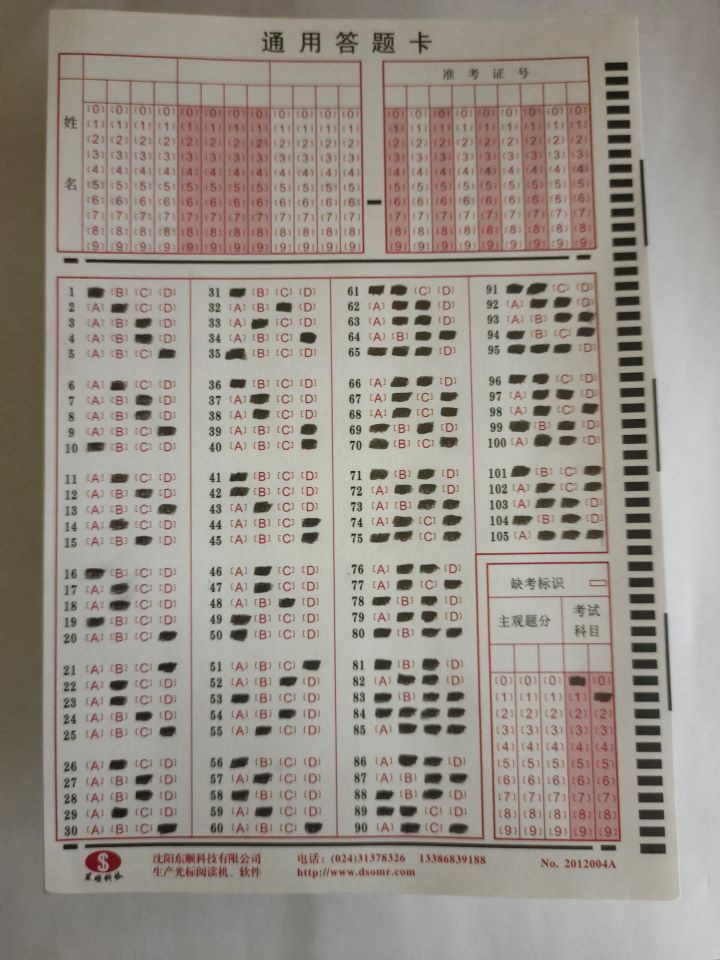
#> input picture img/imgAnswer.jpg, 720 x 960 px
$ python main.py
#> lines starting #> are read from the running program, lines starting #| are printed output that depends on the picture; after the words box and inside, x2 and y2 are one past the last pixel; in counts of white or black regions, pixels touching at a corner belong together
### main/utils.py
import numpy as np
import cv2 as cv


# 获取矩形区域
def getContoursRect(contours):
    contoursRect = []
    for contour in contours:
        area = cv.contourArea(contour)
        if area > 10000:
            perimeter = cv.arcLength(contour, True)
            approx = cv.approxPolyDP(contour, 0.02 * perimeter, True)
            if len(approx) == 4 or len(approx) == 6:
                contoursRect.append(contour)
    contoursRect = sorted(contoursRect, key=cv.contourArea, reverse=True)
    return contoursRect


# 获取矩形轮廓的四角
def getCornerPoints(cont):
    peri = cv.arcLength(cont, True)
    approx = cv.approxPolyDP(cont, 0.02 * peri, True)
    return approx


# 获取选项的矩形区域
def getContourChoice(contours):
    contoursRect = []
    for contour in contours:
        area = cv.contourArea(contour)
        if area > 10000:
            perimeter = cv.arcLength(contour, True)
            approx = cv.approxPolyDP(contour, 0.02 * perimeter, True)
            if len(approx) == 4:
                contoursRect.append(contour)
    contoursRect = sorted(contoursRect, key=cv.contourArea, reverse=True)
    return contoursRect


# 排序各列选项栏
def reorderContourChoice(contours):
    myReorderContours = []
    contoursNew = np.sum(contours, 1)
    contoursNew = contoursNew[:, :, 0].reshape(4)
    for i in range(4):
        myReorderContours.append(contours[np.argsort(contoursNew)[i]])
    return myReorderContours


# 排序矩形四角的坐标
def reorderContoursPoints(points):
    pointsNew = {}
    for key, point in points.items():
        point = point.reshape((4, 2))
        pointNew = np.zeros((4, 1, 2), np.int32)
        add = point.sum(1)
        pointNew[0] = point[np.argmin(add)]  # [0,0]
        pointNew[3] = point[np.argmax(add)]  # [w,h]
        diff = np.diff(point, axis=1)
        pointNew[1] = point[np.argmin(diff)]  # [w,0]
        pointNew[2] = point[np.argmax(diff)]  # [0,h]
        pointsNew[key] = pointNew
    return pointsNew


# 姓名栏选项的划分
def splitNameBoxes(img):
    cols = np.hsplit(img[:, :324], 12)
    boxes = []
    for i in range(12):
        line = []
        rows = np.vsplit(cols[i], 10)
        for j in range(10):
            line.append(rows[j])
        boxes.append(line)
    return boxes


# 准考证号栏选项的划分
def splitAdmissionBoxes(img):
    cols = np.hsplit(img, 9)
    boxes = []
    for i in range(9):
        line = []
        rows = np.vsplit(cols[i], 10)
        for j in range(10):
            line.append(rows[j])
        boxes.append(line)
    return boxes


# 缺考栏选项的划分
def splitMissExamBoxes(img):
    cols = np.hsplit(img, 5)
    boxes = []
    for i in range(5):
        line = []
        rows = np.vsplit(cols[i], 10)
        for j in range(10):
            line.append(rows[j])
        boxes.append(line)
    return boxes


# 前三个选择栏选项的划分
def splitTheFirstThreeColumnChoiceBoxes(img):
    blocks = np.vsplit(img, 6)
    boxes = []
    # 第一部分
    rows = np.vsplit(blocks[0][5:70, :], 5)
    for j in range(5):
        cols = np.hsplit(rows[j], 4)
        line = []
        for k in range(4):
            line.append(cols[k])
        boxes.append(line)
    # 第二部分
    rows = np.vsplit(blocks[1][5:75, :], 5)
    for j in range(5):
        cols = np.hsplit(rows[j], 4)
        line = []
        for k in range(4):
            line.append(cols[k])
        boxes.append(line)
    # 第三部分
    rows = np.vsplit(blocks[2][5:75, :], 5)
    for j in range(5):
        cols = np.hsplit(rows[j], 4)
        line = []
        for k in range(4):
            line.append(cols[k])
        boxes.append(line)
    # 第四部分
    rows = np.vsplit(blocks[3][10:75, :], 5)
    for j in range(5):
        cols = np.hsplit(rows[j], 4)
        line = []
        for k in range(4):
            line.append(cols[k])
        boxes.append(line)
    # 第五部分
    rows = np.vsplit(blocks[4][10:80, :], 5)
    for j in range(5):
        cols = np.hsplit(rows[j], 4)
        line = []
        for k in range(4):
            line.append(cols[k])
        boxes.append(line)
    # 第六部分
    rows = np.vsplit(blocks[5][10:80, :], 5)
    for j in range(5):
        cols = np.hsplit(rows[j], 4)
        line = []
        for k in range(4):
            line.append(cols[k])
        boxes.append(line)
    return boxes


# 第四个选择栏选项的划分
def splitTheFourthColumnChoiceBoxes(img):
    blocks = np.vsplit(img, 3)
    boxes = []
    # 第一部分
    rows = np.vsplit(blocks[0][10:140, :], 5)
    for j in range(5):
        cols = np.hsplit(rows[j], 4)
        line = []
        for k in range(4):
            line.append(cols[k])
        boxes.append(line)
    # 第二部分
    rows = np.vsplit(blocks[1][10:140, :], 5)
    for j in range(5):
        cols = np.hsplit(rows[j], 4)
        line = []
        for k in range(4):
            line.append(cols[k])
        boxes.append(line)
    # 第三部分
    rows = np.vsplit(blocks[2][15:145, :], 5)
    for j in range(5):
        cols = np.hsplit(rows[j], 4)
        line = []
        for k in range(4):
            line.append(cols[k])
        boxes.append(line)

    return boxes


# 姓名栏,准考证栏,缺考栏填涂检测
def detectNameAdmissionMiss(darryBoxes, number, optionNumber):
    choice = []
    for i in range(number):
        id = -1
        min = -1
        for j in range(optionNumber):
            if cv.countNonZero(darryBoxes[i][j]) >= min:
                min = cv.countNonZero(darryBoxes[i][j])
                id = j
        choice.append(id)
    return choice


# 单选填涂检测
def detectSingleChoice(darryBoxes, number, optionNumber, numberToLetter):
    choice = []
    choiceLetter = []
    for i in range(number):
        id = -1
        min = -1
        for j in range(optionNumber):
            if cv.countNonZero(darryBoxes[i][j]) >= min:
                min = cv.countNonZero(darryBoxes[i][j])
                id = j
        choice.append(id)
    for i in choice:
        choiceLetter.append(numberToLetter[i])
    return choiceLetter


# 多选填涂检测
def detectMultipleChoice(darryBoxes, number, optionNumber, numberToLetter):
    choice = []
    choiceLetter = []
    for i in range(number):
        listChoice = []
        for j in range(optionNumber):
            if cv.countNonZero(darryBoxes[i][j]) >= 100:
                listChoice.append(j)
        choice.append(listChoice)
    for choice in choice:
        strChoice = ""
        for i in choice:
            strChoice += numberToLetter[i]
        choiceLetter.append(strChoice)
    return choiceLetter

### main/main.py
import numpy as np
import cv2 as cv
import utils

####################################
path = "../img/imgAnswer.jpg"  # 图片地址
widthImg = 720  # 图片宽度
heightImg = 960  # 图片长度
questionNumber = 30  # 前三栏问题数
lastQuestionNumber = 15  # 最后一栏选题目数
nameNumber = 12  # 姓名栏选项数
admissionNumber = 9  # 准考证号栏选项数
missExamNumber = 5  # 缺考栏选项数
questionOptionNumber = 4  # 选择问题选项数
otherOptionNumber = 10  # 其他选项数
numberToLetter = {0: "A", 1: "B", 2: "C", 3: "D"}  # 数字对应的字母
answer = []  # 正确答案
####################################

if __name__ == "__main__":

    # 预处理
    image = cv.imread(path)
#> image is the input picture: shape (960, 720, 3); mean B, G, R 136.7, 145.3, 152.9
    image = cv.resize(image, (widthImg, heightImg))
    imgGray = cv.cvtColor(image, cv.COLOR_BGR2GRAY)
    imgBlur = cv.GaussianBlur(imgGray, (5, 5), 1)
    imgCanny = cv.Canny(imgBlur, 10, 50)
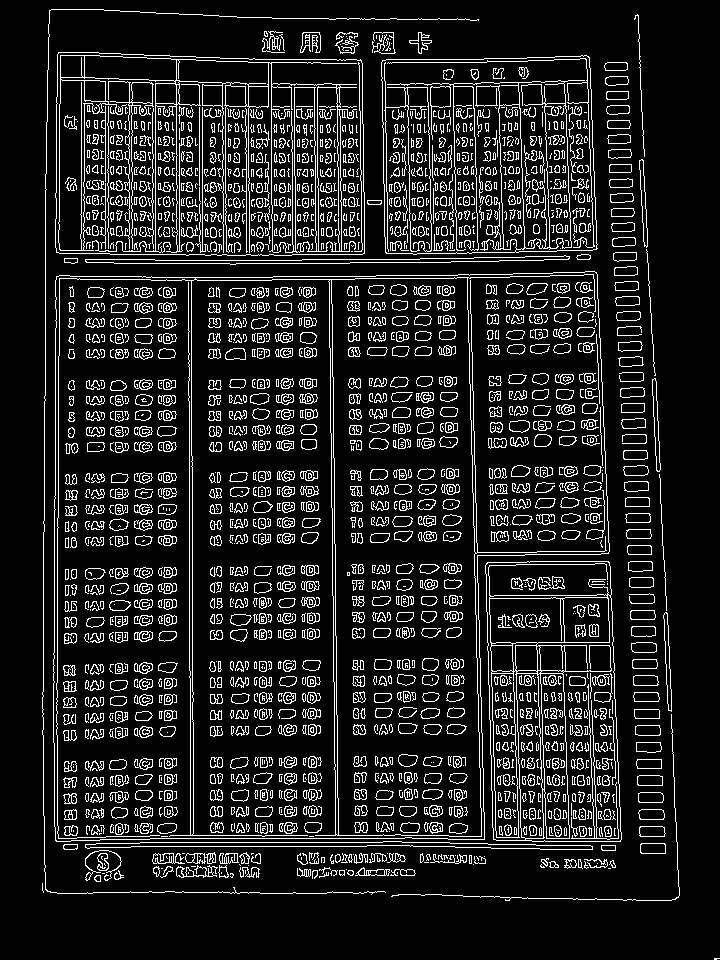
#> imgCanny: shape (960, 720); 12.3% white in thin lines or dots

    # 所有矩形填涂区域轮廓
    contours = cv.findContours(imgCanny, cv.RETR_EXTERNAL, cv.CHAIN_APPROX_NONE)[0]
#> contours = 164 contours, 70 with area under 20; largest, box (x1, y1, x2, y2) and area: (53, 271, 610, 842) 274151, (55, 52, 365, 256) 60651, (381, 55, 598, 255) 40682, (485, 561, 622, 842) 35194, (85, 841, 593, 850) 1972
    contoursRect = utils.getContoursRect(contours)
#> the loop in getContoursRect, `for contour in contours:` made 164 passes
#> (area, perimeter, approx) on passes 98, 141, 142: (35194.5, 821.2, [[487, 562], [493, 839], [620, 841], [609, 562]]), (40682, 819.4, [[589, 57], [382, 60], [385, 252], [596, 249]]), (60651, 1023.9, [[58, 52], [56, 252], [364, 253], [360, 59]])
#> after the loop in getContoursRect, `for contour in contours:`: contoursRect = 4 contours; box (x1, y1, x2, y2) and area: (53, 271, 610, 842) 274151, (55, 52, 365, 256) 60651, (381, 55, 598, 255) 40682, (485, 561, 622, 842) 35194

    # 提取矩形轮廓的四角
    contoursNeedHandle = {}

    contourName = utils.getCornerPoints(contoursRect[1])
#> in getCornerPoints, `peri = cv.arcLength(cont, True)`: peri = 1023.9
#> in getCornerPoints, `approx = cv.approxPolyDP(cont, 0.02 * peri, True)`: approx = [[58, 52], [56, 252], [364, 253], [360, 59]]
#> contourName = [[58, 52], [56, 252], [364, 253], [360, 59]]
    contourAdmission = utils.getCornerPoints(contoursRect[2])
#> contourAdmission = [[589, 57], [382, 60], [385, 252], [596, 249]]
    contourMissExam = utils.getCornerPoints(contoursRect[3])
#> contourMissExam = [[487, 562], [493, 839], [620, 841], [609, 562]]

    contoursNeedHandle["contourName"] = contourName
    contoursNeedHandle["contourAdmission"] = contourAdmission
    contoursNeedHandle["contourMissExam"] = contourMissExam

    # 单独处理选项区域
    mask = np.zeros(imgCanny.shape, np.uint8)
    cv.drawContours(mask, [contoursRect[0]], -1, (255, 255, 255), -1)
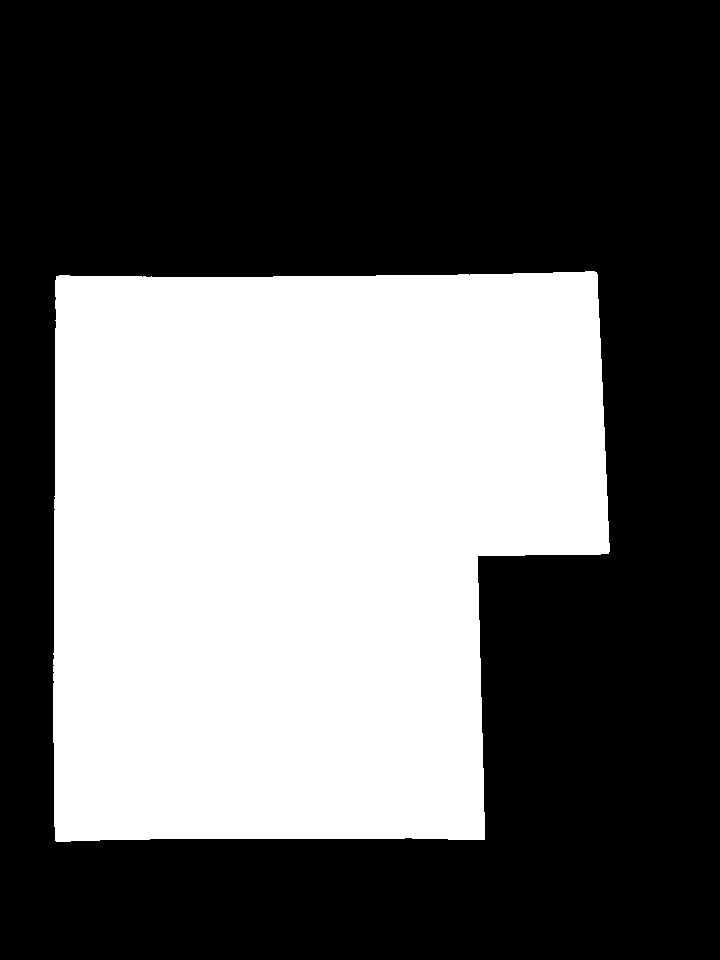
#> mask: shape (960, 720); 39.8% white; 1 white region, box (x1, y1, x2, y2) and area: (53, 271, 610, 842) 275266
    imgCannyChoice = cv.bitwise_and(imgCanny, imgCanny, mask=mask)
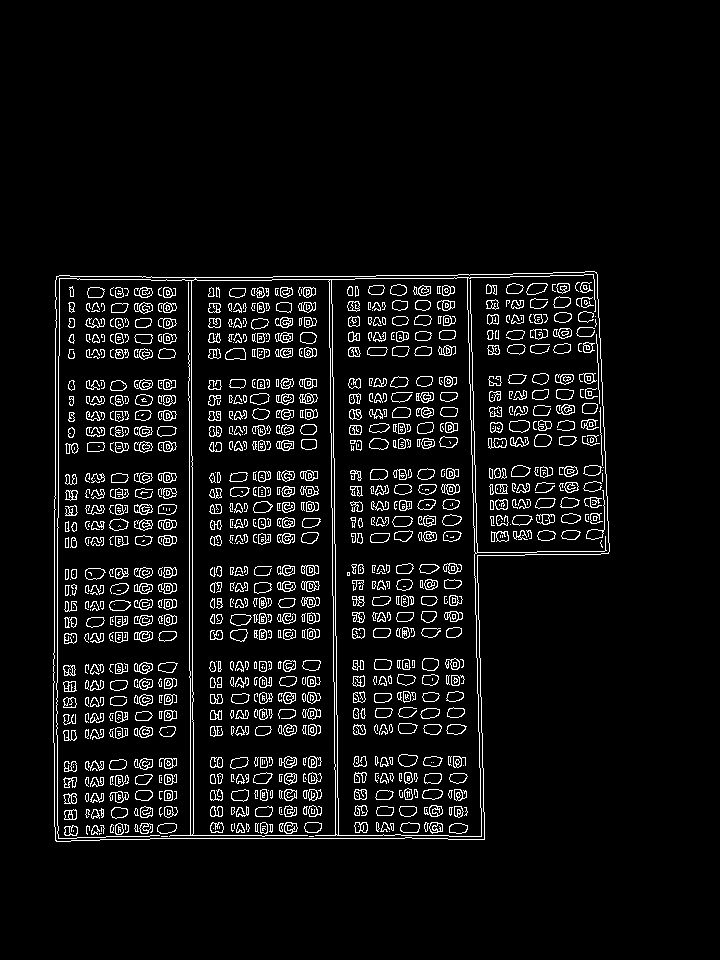
#> imgCannyChoice: shape (960, 720); 6.1% white in thin lines or dots, all inside (x1, y1, x2, y2) = (53, 271, 610, 842)
    kernel = np.ones((3, 3), np.uint8)
    imgMorphChoice = cv.morphologyEx(imgCannyChoice, cv.MORPH_CLOSE, kernel)
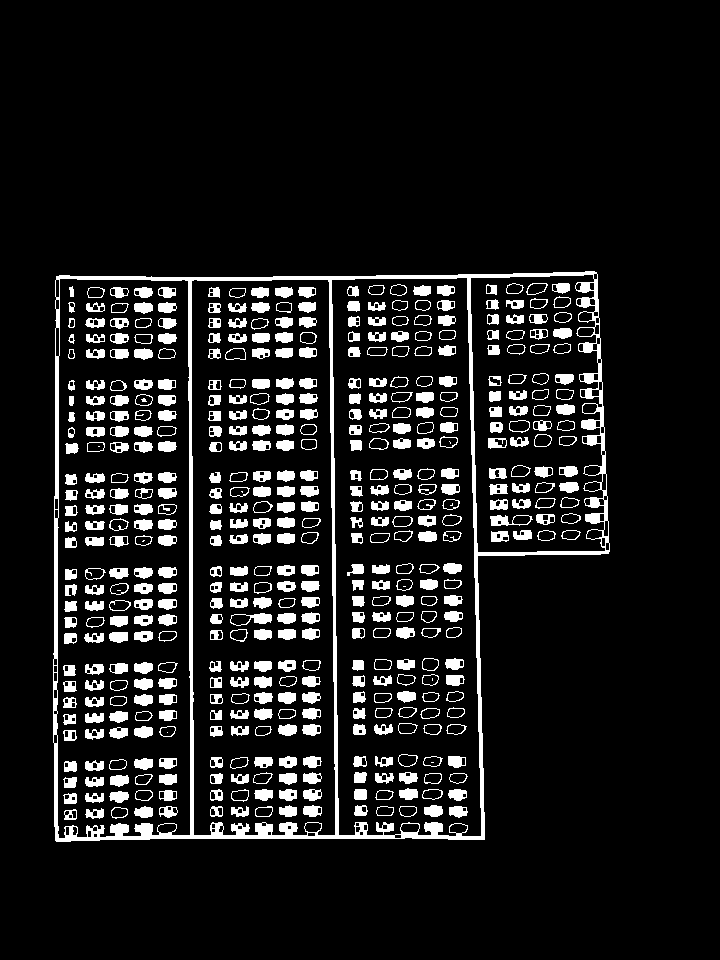
#> imgMorphChoice: shape (960, 720); 10.4% white; 505 white regions (11 under 20 px)
    contoursChoice = cv.findContours(imgMorphChoice, cv.RETR_LIST, cv.CHAIN_APPROX_NONE)[0]
#> contoursChoice = 1058 contours, 162 with area under 20; largest, box (x1, y1, x2, y2) and area: (53, 271, 610, 842) 274160, (191, 279, 336, 836) 76991, (331, 277, 482, 837) 76840, (56, 278, 191, 839) 72450, (470, 274, 606, 553) 32430
    contoursChoiceRect = utils.getContourChoice(contoursChoice)
#> the loop in getContourChoice, `for contour in contours:` made 1058 passes
#> (area, perimeter, approx) on passes 1052, 1054, 1055, 1056: (76991, 1576.7, [[194, 279], [329, 282], [334, 835], [193, 834]]), (72450, 1566.5, [[60, 278], [188, 281], [189, 835], [57, 833]]), (76839.5, 1612.6, [[466, 277], [481, 835], [339, 835], [331, 280]]), (32429.5, 1374.5, [[592, 274], [605, 550], [478, 552], [470, 278]])
#> after the loop in getContourChoice, `for contour in contours:`: contoursRect = 4 contours; box (x1, y1, x2, y2) and area: (191, 279, 336, 836) 76991, (331, 277, 482, 837) 76840, (56, 278, 191, 839) 72450, (470, 274, 606, 553) 32430
#> contoursChoiceRect has the same summary as contoursRect in getContourChoice

    contourChoicePoints = []
    for i in contoursChoiceRect:
        contourChoicePoint = utils.getCornerPoints(i)
        contourChoicePoints.append(contourChoicePoint)
#> this loop made 4 passes
#> (peri in getCornerPoints, contourChoicePoint) on passes 1 to 4: (1576.7, [[194, 279], [329, 282], [334, 835], [193, 834]]), (1612.6, [[466, 277], [481, 835], [339, 835], [331, 280]]), (1566.5, [[60, 278], [188, 281], [189, 835], [57, 833]]), (1374.5, [[592, 274], [605, 550], [478, 552], [470, 278]])
#> after the loop, contourChoicePoints = 4 contours; box (x1, y1, x2, y2) and area: (331, 277, 482, 836) 77092, (193, 279, 335, 836) 76448, (57, 278, 190, 836) 72088, (470, 274, 606, 553) 34269

    contourChoicePointsReorder = utils.reorderContourChoice(contourChoicePoints)
#> in reorderContourChoice, `contoursNew = np.sum(contours, 1)`: contoursNew = [[1050, 2230], [1617, 2227], [494, 2227], [2145, 1654]]
#> in reorderContourChoice, `contoursNew = contoursNew[:, :, 0].reshape(4)`: contoursNew = [1050, 1617, 494, 2145]
#> after the loop in reorderContourChoice, `for i in range(4):`: myReorderContours has the same summary as contourChoicePoints outside reorderContourChoice
#> contourChoicePointsReorder has the same summary as contourChoicePoints

    contoursNeedHandle["firstColumnChoiceContour"] = contourChoicePointsReorder[0]
    contoursNeedHandle["secondColumnChoiceContour"] = contourChoicePointsReorder[1]
    contoursNeedHandle["thirdColumnChoiceContour"] = contourChoicePointsReorder[2]
    contoursNeedHandle["fourColumnChoiceContour"] = contourChoicePointsReorder[3]

    # 透视变换
    imgWarpColoreds = {}
    contoursNeedHandle = utils.reorderContoursPoints(contoursNeedHandle)
#> the loop in reorderContoursPoints, `for key, point in points.items():` made 7 passes
#> (key, point, add, diff) on passes 1 to 3: ('contourName', [[58, 52], [56, 252], [364, 253], [360, 59]], [110, 308, 617, 419], [-6, 196, -111, -301]), ('contourAdmission', [[589, 57], [382, 60], [385, 252], [596, 249]], [646, 442, 637, 845], [-532, -322, -133, -347]), ('contourMissExam', [[487, 562], [493, 839], [620, 841], [609, 562]], [1049, 1332, 1461, 1171], [75, 346, 221, -47])
#> after the loop in reorderContoursPoints, `for key, point in points.items():`: pointsNew = 7 items
#> contoursNeedHandle = 7 items
    for key, needHandelContour in contoursNeedHandle.items():
        pt1 = np.float32(needHandelContour)
        pt2 = np.float32([[0, 0], [widthImg // 2, 0], [0, heightImg // 2], [widthImg // 2, heightImg // 2]])
        matrix = cv.getPerspectiveTransform(pt1, pt2)
        imgWarpColoreds[key] = cv.warpPerspective(imgGray, matrix, (widthImg // 2, heightImg // 2))
#> this loop made 7 passes
#> (key, pt1) on passes 1 to 5: ('contourName', [[58, 52], [360, 59], [56, 252], [364, 253]]), ('contourAdmission', [[382, 60], [589, 57], [385, 252], [596, 249]]), ('contourMissExam', [[487, 562], [609, 562], [493, 839], [620, 841]]), ('firstColumnChoiceContour', [[60, 278], [188, 281], [57, 833], [189, 835]]), ('secondColumnChoiceContour', [[194, 279], [329, 282], [193, 834], [334, 835]])
#> after the loop, imgWarpColoreds = 7 items

    # 简单阈值
    imgThreshs = {}
    for key, imgWarpColored in imgWarpColoreds.items():
        imgThreshs[key] = cv.threshold(imgWarpColored, 110, 255, cv.THRESH_BINARY_INV)[1]
#> this loop made 7 passes
#> after the loop, imgThreshs = 7 items
    # 划分姓名栏（12，10）
    darryNameBoxes = utils.splitNameBoxes(imgThreshs["contourName"][120:, 30:])
#> in splitNameBoxes, `cols = np.hsplit(img[:, :324], 12)`: cols = 12 items
#> darryNameBoxes = 12 items
    # 划分准考证号栏（9，10）
    darryAdmissionBoxes = utils.splitAdmissionBoxes(imgThreshs["contourAdmission"][120:, :])
#> in splitAdmissionBoxes, `cols = np.hsplit(img, 9)`: cols = 9 items
#> in splitAdmissionBoxes, `cols = np.hsplit(img, 9)`:
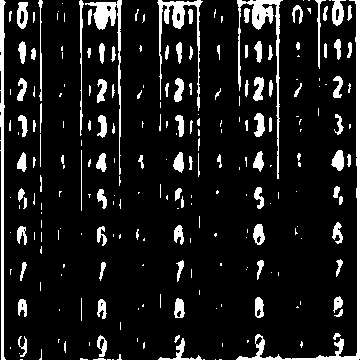
#> img: shape (360, 360); 11.5% white; 245 white regions (134 under 20 px), largest, box (x1, y1, x2, y2) and area: (236, 0, 360, 360) 1855, (0, 0, 6, 360) 1189, (237, 0, 283, 179) 1146
#> darryAdmissionBoxes = 9 items
    # 划分缺考栏（5，10）
    darryMissExamBoxes = utils.splitMissExamBoxes(imgThreshs["contourMissExam"][200:, :])
#> in splitMissExamBoxes, `cols = np.hsplit(img, 5)`: cols = 5 items
#> in splitMissExamBoxes, `cols = np.hsplit(img, 5)`:
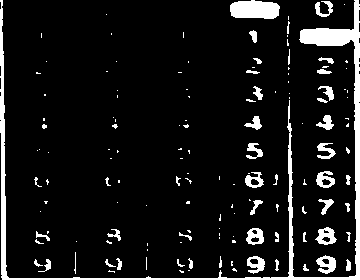
#> img: shape (280, 360); 9.4% white; 140 white regions (92 under 20 px), largest, box (x1, y1, x2, y2) and area: (0, 0, 360, 280) 4836, (230, 0, 280, 19) 792, (315, 227, 337, 245) 228
#> darryMissExamBoxes = 5 items
    # 划分选择第一栏（30，4）
    darryFirstColumnChoiceBoxes = utils.splitTheFirstThreeColumnChoiceBoxes(
        imgThreshs["firstColumnChoiceContour"][:, 70:330])
#> in splitTheFirstThreeColumnChoiceBoxes, `blocks = np.vsplit(img, 6)`: blocks = 6 items
#> in splitTheFirstThreeColumnChoiceBoxes, `blocks = np.vsplit(img, 6)`:
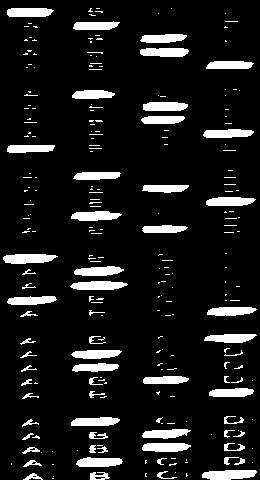
#> img: shape (480, 260); 10.6% white; 245 white regions (183 under 20 px), largest, box (x1, y1, x2, y2) and area: (202, 470, 257, 480) 448, (3, 254, 58, 264) 435, (70, 281, 128, 290) 419
#> in splitTheFirstThreeColumnChoiceBoxes, `rows = np.vsplit(blocks[0][5:70, :], 5)`: rows = 5 items
#> (the rest of the program and of its run is left out)
